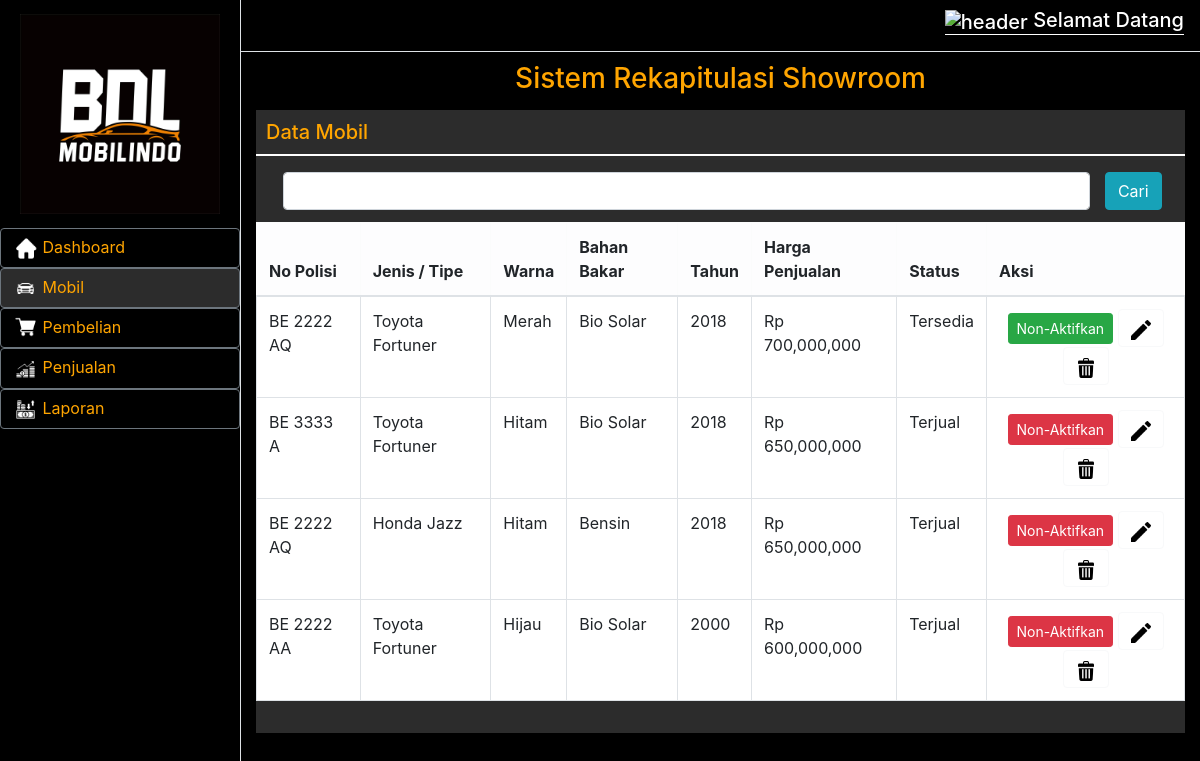
The page /index.php/auth/lihatmobil on the database its author committed.
### tables this page shows
CREATE TABLE `mobil` (
  `id_mobil` int(5) NOT NULL,
  `tgl_beli` date NOT NULL,
  `tgl_jual` date NOT NULL,
  `no_polis` varchar(30) NOT NULL,
  `jenis_typr` varchar(30) NOT NULL,
  `warna` varchar(30) NOT NULL,
  `bahan_bakar` varchar(30) NOT NULL,
  `tahun_keluaran` int(5) NOT NULL,
  `harga_jual` int(30) NOT NULL,
  `status` int(30) DEFAULT 1,
  `harga_beli` int(30) NOT NULL
);

### application/controllers/Auth.php (called while the page is built, shortened)
<?php
class Auth extends CI_Controller
{
    public function __construct()
    {
        $this->load->library('form_validation');
        $this->load->model('model_mobil');
        $this->load->model('model_pembelian');
        $this->load->model('model_penjualan');
    }
    public function lihatmobil()
    {
        $data = array(
            'title' => 'Data Mobil',
            'data_mobil' => $this->model_mobil->tabel_mobil()
        );
        $this->load->view('lihat-mobil', $data);
    }
}

### index.php (called while the page is built, shortened)
<?php
require_once BASEPATH.'core/CodeIgniter.php';

### application/models/Model_mobil.php (called while the page is built, shortened)
<?php
class Model_mobil extends CI_Model
{
    public function tabel_mobil()
    {
        $query = $this->db->order_by('id_mobil', 'DESC')->get('mobil');
        return $query->result();
    }
}

### application/views/lihat-mobil.php (the view, shortened to what this page needs)
<!DOCTYPE html>
<html>
<head>
    <link href="assets/vendor/bootstrap/css/bootstrap.min.css" rel="stylesheet">
    <link href="assets/css/lihat-mobil.css" rel="stylesheet">
</head>
<body>
    <div class="d-flex" id="wrapper">
        <div class="border-right" id="sidebar-wrapper" style="background-color: black;">
            <div class="sidebar-heading"><img src="assets/img/logo.jpg " width="200"></div>
            <div class="list-group list-group-flush">
                <button id="btnGroupDrop1" type="button" class="btn btn-secondary" aria-expanded="false" onclick="location.href='<?= base_url('Dashboard'); ?>'">
                    <img src="assets/img/home.png" style="width: 25px; "> Dashboard
                </button>
                <button id="btnGroupDrop1" type="button" style="background-color: rgb(44, 44, 44);" class="btn btn-secondary" aria-expanded="false">
                    <img src="assets/img/mobil.png" style="width: 25px; "> Mobil
                </button>
                <button id="btnGroupDrop1" type="button" class="btn btn-secondary" aria-expanded="false" onclick="location.href='<?= base_url('lihatpembelian'); ?>'">
                    <img src="assets/img/cart.png" style="width: 25px; "> Pembelian
                </button>
                <button id="btnGroupDrop1" type="button" class="btn btn-secondary" aria-expanded="false" onclick="location.href='<?= base_url('lihatpenjualan'); ?>'">
                    <img src="assets/img/sales.png" style="width: 25px; "> Penjualan
                </button>
                <button id="btnGroupDrop1" type="button" class="btn btn-secondary" aria-expanded="false" onclick="location.href='<?= base_url('lihatlaporan'); ?>'">
                    <img src="assets/img/laporan.png" style="width: 25px; "> Laporan
                </button>
            </div>
        </div>
        <div id="page-content-wrapper">
            <nav class="navbar navbar-expand-lg navbar-light border-bottom" style="background-color: black;">
                <div class="collapse navbar-collapse" id="navbarSupportedContent">
                    <ul class="navbar-nav ml-auto mt-2 mt-lg-0">
                        <li class="nav-item active">
                            <h4 class="header"><img src=assets/img/header.png alt="header" style="width: 20px; height: 20px;"> Selamat Datang </h4>
                        </li>
                    </ul>
                </div>
            </nav>
            <div class="container-fluid">
                <h3 style="color: orange; text-align: center; padding-top: 10px">Sistem Rekapitulasi Showroom</h3>
                <div class="card-wrapper pb-3">
                    <h5 style="padding: 10px;border-bottom: 2px solid white; color: orange;"> Data Mobil </h5>
                    <div class="navbar-form navbar-right">
                        <?php echo form_open('search') ?>
                        <div class="row g-2 align-items-center m-1 p-2">
                        <div class="col-11">
                            <input type="text" name="keyword" class="form-control" required>
                        </div>
                        <button type="submit" class="btn btn-info btn-xs">Cari</button>
                        </div>
                        <?php echo form_close() ?>
                    </div>
                    <table class="table table-bordered">
                        <thead class="table-light">
                            <tr>
                                <th>No Polisi</th>
                                <th>Jenis / Tipe</th>
                                <th>Warna</th>
                                <th>Bahan Bakar</th>
                                <th>Tahun</th>
                                <th>Harga Penjualan</th>
                                <th>Status</th>
                                <th>Aksi</th>
                            </tr>
                        </thead>
                        <tbody>
                            <?php foreach ($data_mobil  as $mobil) { ?>
                                <tr>
                                    <td><?php echo $mobil->no_polis ?></td>
                                    <td><?php echo $mobil->jenis_typr ?></td>
                                    <td><?php echo $mobil->warna ?></td>
                                    <td><?php echo $mobil->bahan_bakar ?></td>
                                    <td><?php echo $mobil->tahun_keluaran ?></td>
                                    <td>Rp <?php echo number_format($mobil->harga_jual) ?></td>
                                    <td><label class="label label-success"><?Php echo ($mobil->status == 1) ? 'Tersedia' : 'Terjual' ?> </td>
                                    <td style=" text-align: center;">
                                        <?php
                                        if ($mobil->status == 1) { ?>
                                            <a href="<?php echo base_url('Auth/status' . $mobil->id_mobil,) ?>" class="btn btn-sm btn-success">Non-Aktifkan</a>
                                        <?php    } else { ?>
                                            <a href="<?php echo base_url('Auth/status' . $mobil->id_mobil,) ?>" class="btn btn-sm btn-danger">Non-Aktifkan
                                            </a>
                                        <?php    }
                                        ?>
                                        <?php echo anchor('Auth/edit_ubahmobil/' . $mobil->id_mobil, '<button class="btn btn-light btn-xs" id="btnaksi" type="button"><img src="assets/img/edit.png" style="width: 20px;"></button>'); ?>
                                        <button type="button" class="btn btn-light btn-xs" data-toggle="modal" data-target="#exampleModalCenter" id="btnaksi">
                                            <img src="assets/img/trash.png" style="width: 20px;">
                                        </button>
                                    </td>
                                </tr>
                            <?php } ?>
                        </tbody>
                    </table>
                </div>
            </div>
</body>
</html>

### assets/css/lihat-mobil.css (style rules this page uses)
.row { width: 100%; }
.header { font-size: 20px; border-width: 10px; border-bottom: 1.5px solid white; text-align: right; color: rgb(255, 255, 255); }
.card-wrapper { background-color: rgb(44, 44, 44); margin: 15px auto; }
table.table { background-color: white; }
.header { font-size: 20px; text-align: right; color: rgb(255, 255, 255); }
#btnGroupDrop1 { text-align: left; color: orange; background-color: rgb(0, 0, 0); }
#wrapper { overflow-x: hidden; background-color: black; }
#sidebar-wrapper { text-align: right; min-height: 100vh; margin-left: -15rem; -webkit-transition: margin .25s ease-out; -moz-transition: margin .25s ease-out; -o-transition: margin .25s ease-out; transition: margin .25s ease-out; }
#sidebar-wrapper .sidebar-heading { padding: 0.875rem 1.25rem; font-size: 1.2rem; }
#sidebar-wrapper .list-group { width: 15rem; }
#page-content-wrapper { min-width: 1000vw; }
@media (min-width: 768px) { #sidebar-wrapper { margin-left: 0; } }
@media (min-width: 768px) { #page-content-wrapper { min-width: 0; width: 100%; } }
#btnaksi { background-color: white; }

### rows shown on the page
mobil: no_polis "BE 2222 AQ", jenis_typr "Toyota Fortuner", warna "Merah", bahan_bakar "Bio Solar", tahun_keluaran "2018", harga_jual "700,000,000", status "Tersedia"
mobil: no_polis "BE 3333 A", jenis_typr "Toyota Fortuner", warna "Hitam", bahan_bakar "Bio Solar", tahun_keluaran "2018", harga_jual "650,000,000", status "Terjual"
mobil: no_polis "BE 2222 AQ", jenis_typr "Honda Jazz", warna "Hitam", bahan_bakar "Bensin", tahun_keluaran "2018", harga_jual "650,000,000", status "Terjual"
mobil: no_polis "BE 2222 AA", jenis_typr "Toyota Fortuner", warna "Hijau", bahan_bakar "Bio Solar", tahun_keluaran "2000", harga_jual "600,000,000", status "Terjual"
